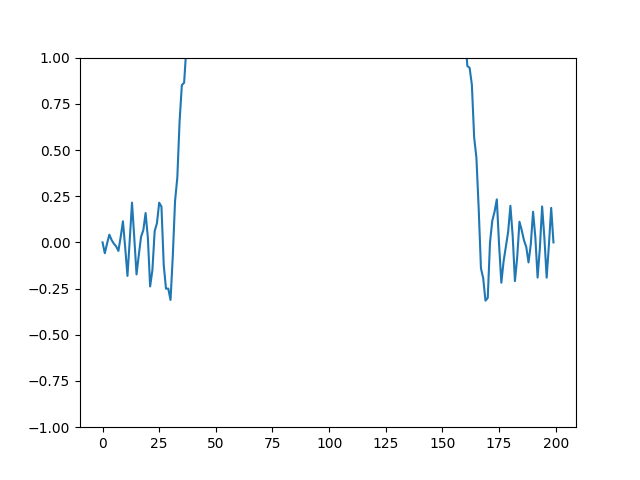

Here is the Python script that generated this plot:
import numpy as np
import matplotlib.pyplot as plt 

N=200
u_prev=np.zeros(N)
u_curr=np.zeros(N)
u_next=np.zeros(N)

u_curr[N//2]=1

r=0.2

plt.ion()
fig,ax=plt.subplots()
line,=ax.plot(u_curr)
ax.set_ylim(-1,1)

for t in range(300):
    for i in range(1,N-1):
        u_next[i]=(2*u_curr[i]-u_prev[i]+
                   r*(u_curr[i+1]-2*u_curr[i]+u_curr[i-1]))
        
    u_prev=u_curr.copy()
    u_curr=u_next.copy()

    line.set_ydata(u_curr)
    plt.pause(0.01)

plt.ioff()
plt.show()
